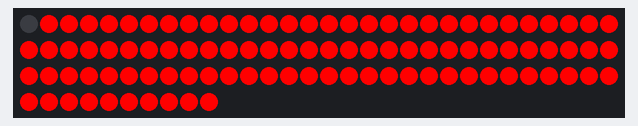
Bench run of a sketch on a simulated Arduino Uno, built with avr-gcc and run on an emulated ATmega328P. Shown: 100 RGB LEDs in strip order, left to right, continuing on the next row. Random numbers use the default seed unless the sketch sets one.

Above: at 0.18 s.

The sketch:

LaveTarzan5zones.ino
```cpp
#include <Adafruit_NeoPixel.h>

#define PIN        6
#define NUMPIXELS_PER_STRIP 20
#define NUM_STRIPS 5
#define TOTAL_NUMPIXELS (NUMPIXELS_PER_STRIP * NUM_STRIPS)

Adafruit_NeoPixel strip(TOTAL_NUMPIXELS, PIN, NEO_GRB + NEO_KHZ800);

int g[NUM_STRIPS] = {0}; // Variables for each strip
int y[NUM_STRIPS] = {0}; // Target values for each strip
int x[NUM_STRIPS] = {0}; // Random decrement for each strip
int z[NUM_STRIPS] = {0}; // Random increment for each strip
bool red[NUM_STRIPS] = {false}; // Red state for each strip
unsigned long temp[NUM_STRIPS] = {0}; // Temporal variables for each strip
unsigned long previousMillis[NUM_STRIPS] = {0}; // Store previous millis for each strip
unsigned long interval[NUM_STRIPS] = {0}; // Interval for each strip


int vitesseUpAnim = 5;
int vitesseDownAnim = 5;
int fluiditeAnim = 3;
int delayGlobal = 10;
int allRedTime = 2000;


void setup() {
  strip.begin();
  strip.show();
}

void loop() {
  unsigned long currentMillis = millis();

  for (int i = 0; i < NUM_STRIPS; i++) {
    // Code for each strip
    if (g[i] < vitesseDownAnim && !red[i]) {
      strip.fill(strip.Color(255, 0, 0), (i * NUMPIXELS_PER_STRIP) + 1,(i+1) * NUMPIXELS_PER_STRIP);
      strip.show();
      temp[i] = currentMillis;
      red[i] = true;
    }

    if (currentMillis - temp[i] > interval[i] && g[i] > y[i] - vitesseUpAnim && g[i] < y[i] + vitesseDownAnim) {
      int r = random(2);
      if (r == 0) {
        y[i] = random((30 * fluiditeAnim) + 1);
        z[i] = random(1, vitesseUpAnim);
        x[i] = random(1, vitesseDownAnim);
      } else {
        y[i] = 0;
        z[i] = random(1, vitesseUpAnim);
        x[i] = random(1, vitesseDownAnim);
        red[i] = false;
      }
      interval[i] = random(allRedTime);
      previousMillis[i] = currentMillis;
    } else if (g[i] < y[i]) {
      g[i] += z[i];
      g[i] = constrain(g[i], 0, 30 * fluiditeAnim);
    } else if (g[i] > y[i]) {
      g[i] -= x[i];
      g[i] = constrain(g[i], 0, 30 * fluiditeAnim);
    }

    strip.fill(strip.Color(255, g[i] / fluiditeAnim, 0), (i * NUMPIXELS_PER_STRIP) + 1, (i+1) *NUMPIXELS_PER_STRIP );
  }
  strip.show();
  delay(10);
}
```
